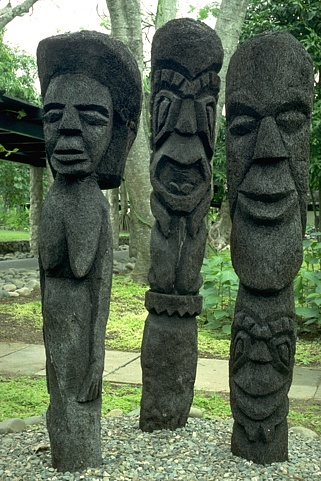
%> input picture prob_edge/data/images/101085.jpg, 321 x 481 px
$ octave --eval "result = edgeOrientedFilters(imread('data/images/101085.jpg'));"   (GNU Octave 9; MATLAB toolbox functions it lacks are replaced by stand-ins)
%> lines starting %> are read from the running program, lines starting %| are printed output that depends on the picture; in (x1, y1, x2, y2) boxes, pixels count from 0 and x2, y2 are one past the last pixel; in counts of white or black regions, pixels touching at a corner belong together; the program's own positions count from 1
### prob_edge/NormofGrad.m
function [Norm,angle]= NormofGrad(im, Sigma, thetaX,thetaY, Nx,Ny)


Nx2 =Nx;
Nx1=Nx2;
Ny2=Ny;
Ny1=Ny2;
Sigmay1=Sigma;
Sigmax2= Sigma;
Sigmax1=Sigmax2;
Sigmay2= Sigmay1;
thetaX=thetaY;
Theta2=thetaX;
Theta1=Theta2;

im_Red=im(:,:,1);
im_Green=im(:,:,2);
im_Blue=im(:,:,3);

%Calculate the gradient on x
filterx=d2dgauss(Nx1,Sigmax1,Nx2,Sigmax2,Theta1)

Ix_Red = conv2(im_Red,double(filterx),'same');
Ix_Green = conv2(im_Green,double(filterx),'same');
Ix_Blue = conv2(im_Blue,double(filterx),'same');figure(2);imshow(Ix_Blue);

% Caculate the gradient on y
filtery = d2dgauss(Ny1,Sigmay1,Ny2,Sigmay2,Theta2)

Iy_Red = conv2(im_Red,double(filtery),'same');
Iy_Green = conv2(im_Green,double(filtery),'same');
Iy_Blue = conv2(im_Blue,double(filtery),'same');

%Norm of Channeled Images
I_Red = sqrt(double(Ix_Red.^2+Iy_Red.^2));
I_Green = sqrt(double(Ix_Green.^2+Iy_Green.^2));
I_Blue = sqrt(double(Ix_Blue.^2+Iy_Blue.^2));
im_size=size(im)
%greatest = max(sum(I_Red), sum(I_Green), sum( I_Blue)) ;
theta_Red = atan2(Iy_Red,Ix_Red);
theta_Green = atan2(Iy_Green,Ix_Green);
theta_Blue = atan2(Iy_Blue,Ix_Blue);

for i=1:im_size(1)
        for j=1:im_size(2)
            if (I_Red(i,j)> I_Green(i,j)) && (I_Red(i,j)>I_Blue(i,j))
                angle(i,j)=theta_Red(i,j);
            else if (I_Green(i,j)> I_Red(i,j)) && (I_Green(i,j)>I_Blue(i,j))
                angle(i,j)=theta_Green(i,j);

                else
                    angle(i,j)=theta_Blue(i,j);
                end
            end
        end

    end


% Get Final norm of gradient
Norm= sqrt(double(I_Red.^2 + I_Green.^2 + I_Blue.^2));

end

### prob_edge/d2dgauss.m
function h = d2dgauss(n1,sigma1,n2,sigma2,theta)
r=[cos(theta) -sin(theta);
   sin(theta)  cos(theta)];
for i = 1 : n2
    for j = 1 : n1
        u = r * [j-(n1+1)/2 i-(n2+1)/2]';
        h(i,j) = gauss(u(1),sigma1)*dgauss(u(2),sigma2);
    end
end
h = h / sqrt(sum(sum(abs(h).*abs(h))));
end

### prob_edge/orientedFilterMagnitude.m

function [mag, theta] = orientedFilterMagnitude(im)
    Sigma=1; % Standard deviaton for Gaussian Filter.
    [NormOfOrientation1,angle1]= NormofGrad(im, Sigma, pi/4,0,10,10); %Taking different orientations of filters
%> in NormofGrad, `theta_Red = atan2(Iy_Red,Ix_Red);`:
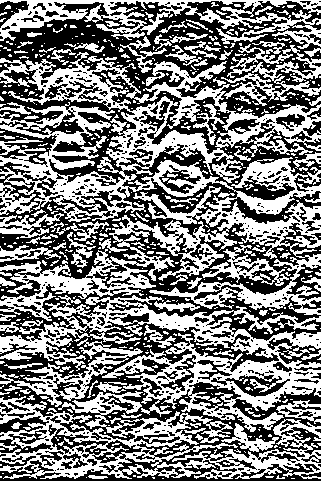
%> theta_Red: size 481x321 double; values -2.36 (black) and 0.785 (white), 49.6% white; 582 white regions (464 under 20 px), largest, box (x1, y1, x2, y2) and area: (0, 52, 321, 321) 31078, (0, 295, 321, 432) 13071, (0, 391, 321, 479) 10219
%> in NormofGrad, `theta_Green = atan2(Iy_Green,Ix_Green);`: theta_Green: size 481x321 double; values -2.36 (black) and 0.785 (white), 49.6% white; 585 white regions (478 under 20 px), largest, box (x1, y1, x2, y2) and area: (0, 136, 321, 334) 22239, (0, 296, 321, 452) 14983, (0, 49, 321, 177) 9188
%> in NormofGrad, `theta_Blue = atan2(Iy_Blue,Ix_Blue);`: theta_Blue: size 481x321 double; values -2.36 (black) and 0.785 (white), 49.1% white; 586 white regions (471 under 20 px), largest, box (x1, y1, x2, y2) and area: (0, 41, 321, 479) 57690, (0, 0, 321, 73) 4655, (14, 338, 144, 401) 1821
%> after the loop in NormofGrad, `for i=1:im_size(1)`: angle: size 481x321 double; values -2.36 (black) and 0.785 (white), 49.5% white; 594 white regions (482 under 20 px), largest, box (x1, y1, x2, y2) and area: (0, 49, 321, 334) 28068, (0, 295, 321, 452) 14657, (0, 395, 238, 479) 6368
    [NormOfOrientation2,angle2]= NormofGrad(im, Sigma, 0,pi/2, 10,10)
%> call 2 of NormofGrad, with Sigma = 1, thetaX = 0, thetaY = 1.57, Nx = 10, Ny = 10
%> in NormofGrad (call 2), `theta_Red = atan2(Iy_Red,Ix_Red);`: theta_Red: size 481x321 double; values -2.36 (black) and 0.785 (white), 50.6% white; 614 black regions (484 under 20 px), largest, box (x1, y1, x2, y2) and area: (192, 0, 321, 481) 22873, (102, 0, 221, 481) 16829, (0, 0, 116, 481) 15906
%> in NormofGrad (call 2), `theta_Green = atan2(Iy_Green,Ix_Green);`: theta_Green: size 481x321 double; values -2.36 (black) and 0.785 (white), 50.8% white; 640 black regions (510 under 20 px), largest, box (x1, y1, x2, y2) and area: (192, 0, 321, 481) 22456, (0, 37, 129, 481) 17058, (101, 0, 228, 481) 16549
%> in NormofGrad (call 2), `theta_Blue = atan2(Iy_Blue,Ix_Blue);`: theta_Blue: size 481x321 double; values -2.36 (black) and 0.785 (white), 50.4% white; 577 black regions (446 under 20 px), largest, box (x1, y1, x2, y2) and area: (95, 0, 321, 481) 44108, (0, 37, 129, 481) 16380, (26, 0, 116, 114) 3226
%> after the loop in NormofGrad (call 2), `for i=1:im_size(1)`:
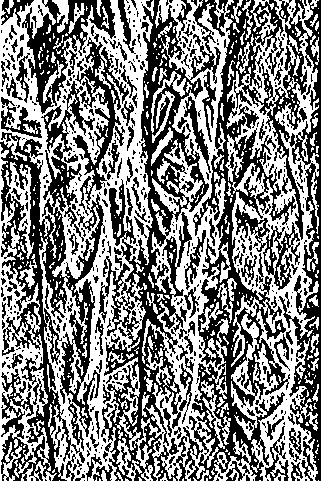
%> angle: size 481x321 double; values -2.36 (black) and 0.785 (white), 50.6% white; 607 black regions (464 under 20 px), largest, box (x1, y1, x2, y2) and area: (173, 0, 321, 481) 23923, (0, 37, 129, 481) 17704, (99, 0, 228, 481) 16850
    [NormOfOrientation3,angle3]= NormofGrad(im, Sigma, 0,pi/4, 10,10)
%> call 3 of NormofGrad, with Sigma = 1, thetaX = 0, thetaY = 0.785, Nx = 10, Ny = 10
%> in NormofGrad (call 3), `theta_Red = atan2(Iy_Red,Ix_Red);`: theta_Red: size 481x321 double; values -2.36 (black) and 0.785 (white), 49.7% white; 611 white regions (472 under 20 px), largest, box (x1, y1, x2, y2) and area: (0, 0, 284, 479) 42863, (206, 137, 320, 480) 12866, (0, 240, 49, 479) 4593
%> in NormofGrad (call 3), `theta_Green = atan2(Iy_Green,Ix_Green);`: theta_Green: size 481x321 double; values -2.36 (black) and 0.785 (white), 49.9% white; 603 white regions (462 under 20 px), largest, box (x1, y1, x2, y2) and area: (0, 0, 320, 479) 43744, (162, 138, 320, 479) 11522, (0, 239, 49, 479) 4628
%> in NormofGrad (call 3), `theta_Blue = atan2(Iy_Blue,Ix_Blue);`: theta_Blue: size 481x321 double; values -2.36 (black) and 0.785 (white), 49.4% white; 597 white regions (447 under 20 px), largest, box (x1, y1, x2, y2) and area: (0, 0, 243, 479) 43831, (157, 312, 320, 480) 7193, (231, 143, 320, 324) 6617
%> after the loop in NormofGrad (call 3), `for i=1:im_size(1)`:
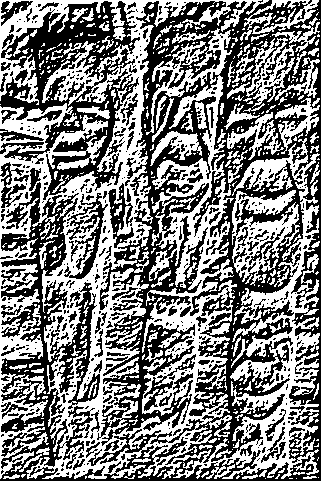
%> angle: size 481x321 double; values -2.36 (black) and 0.785 (white), 49.7% white; 593 white regions (461 under 20 px), largest, box (x1, y1, x2, y2) and area: (0, 0, 320, 479) 59750, (232, 190, 300, 286) 2825, (246, 38, 296, 108) 1197
    [NormOfOrientation4,angle4]= NormofGrad(im, Sigma, pi/4,pi/4, 10,10)
    mag_size= size(NormOfOrientation1);
    mag=NormOfOrientation1;
    theta=angle1;
    for i=1:mag_size(1)
        for j=1:mag_size(2)
            mag(i,j) = max(NormOfOrientation1(i,j),max(NormOfOrientation2(i,j),max(NormOfOrientation3(i,j),NormOfOrientation4(i,j))));
            theta(i,j)=max(angle1(i,j),max(angle2(i,j),max(angle3(i,j),angle4(i,j))));
        end
   end
end

### prob_edge/nonmax.m
function [im] = nonmax(im,theta)
% function [im] = nonmax(im,theta)
%
% Perform non-max suppression on im orthogonal to theta.  Theta can be
% a matrix providing a different theta for each pixel or a scalar
% proving the same theta for every pixel.
%
% David R. Martin <dmartin@eecs.berkeley.edu>
% March 2003

if numel(theta)==1,
  theta = theta .* ones(size(im));
end

% Do non-max suppression orthogonal to theta.
theta = mod(theta+pi/2,pi);

% The following diagram depicts the 8 cases for non-max suppression.
% Theta is valued in [0,pi), measured clockwise from the positive x
% axis.  The 'o' marks the pixel of interest, and the eight
% neighboring pixels are marked with '.'.  The orientation is divided
% into 8 45-degree blocks.  Within each block, we interpolate the
% image value between the two neighboring pixels.
%
%        .66.77.
%        5\ | /8
%        5 \|/ 8
%        .--o--.-----> x-axis
%        4 /|\ 1
%        4/ | \1
%        .33.22.
%           |
%           |
%           v
%         y-axis
%
% In the code below, d is always the distance from A, so the distance
% to B is (1-d).  A and B are the two neighboring pixels of interest
% in each of the 8 cases.  Note that the clockwise ordering of A and B
% changes from case to case in order to make it easier to compute d.

% Determine which pixels belong to which cases.
mask15 = ( theta>=0 & theta<pi/4 );
mask26 = ( theta>=pi/4 & theta<pi/2 );
mask37 = ( theta>=pi/2 & theta<pi*3/4 );
mask48 = ( theta>=pi*3/4 & theta<pi );

mask = ones(size(im));
[h,w] = size(im);
[ix,iy] = meshgrid(1:w,1:h);

% case 1
idx = find( mask15 & ix<w & iy<h);
idxA = idx + h;
idxB = idx + h + 1;
d = tan(theta(idx));
imI = im(idxA).*(1-d) + im(idxB).*d;
mask(idx(find(im(idx)<imI))) = 0;

% case 5
idx = find( mask15 & ix>1 & iy>1);
idxA = idx - h;
idxB = idx - h - 1;
d = tan(theta(idx));
imI = im(idxA).*(1-d) + im(idxB).*d;
mask(idx(find(im(idx)<imI))) = 0;

% case 2
idx = find( mask26 & ix<w & iy<h );
idxA = idx + 1;
idxB = idx + h + 1;
d = tan(pi/2-theta(idx));
imI = im(idxA).*(1-d) + im(idxB).*d;
mask(idx(find(im(idx)<imI))) = 0;

% case 6
idx = find( mask26 & ix>1 & iy>1 );
idxA = idx - 1;
idxB = idx - h - 1;
d = tan(pi/2-theta(idx));
imI = im(idxA).*(1-d) + im(idxB).*d;
mask(idx(find(im(idx)<imI))) = 0;

% case 3
idx = find( mask37 & ix>1 & iy<h );
idxA = idx + 1;
idxB = idx - h + 1;
d = tan(theta(idx)-pi/2);
imI = im(idxA).*(1-d) + im(idxB).*d;
mask(idx(find(im(idx)<imI))) = 0;

% case 7
idx = find( mask37 & ix<w & iy>1 );
idxA = idx - 1;
idxB = idx + h - 1;
d = tan(theta(idx)-pi/2);
imI = im(idxA).*(1-d) + im(idxB).*d;
mask(idx(find(im(idx)<imI))) = 0;

% case 4
idx = find( mask48 & ix>1 & iy<h );
idxA = idx - h;
idxB = idx - h + 1;
d = tan(pi-theta(idx));
imI = im(idxA).*(1-d) + im(idxB).*d;
mask(idx(find(im(idx)<imI))) = 0;

% case 8
idx = find( mask48 & ix<w & iy>1 );
idxA = idx + h;
idxB = idx + h - 1;
d = tan(pi-theta(idx));
imI = im(idxA).*(1-d) + im(idxB).*d;
mask(idx(find(im(idx)<imI))) = 0;

% apply mask
im = im .* mask;

### prob_edge/edgeOrientedFilters.m
function bmap = edgeOrientedFilters(im)
[mag, theta] = orientedFilterMagnitude(im);
%> after the loop in orientedFilterMagnitude, `for i=1:mag_size(1)`:
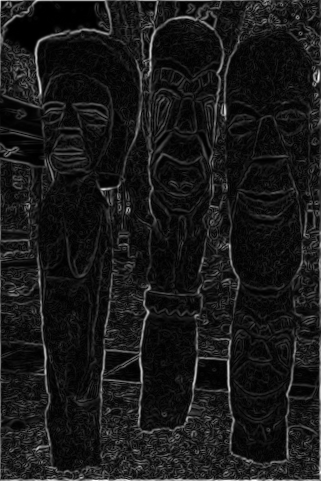
%> mag: size 481x321 double; min 2.16e-14, max 1118.9, mean 110.5; drawn with min black and max white
%> after the loop in orientedFilterMagnitude, `for i=1:mag_size(1)`:
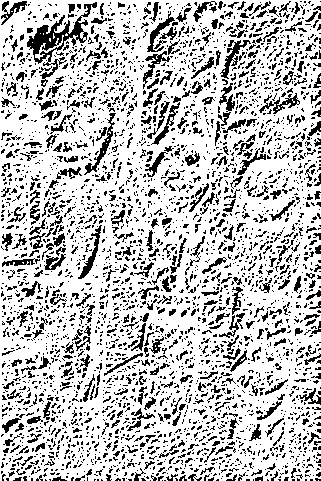
%> theta: size 481x321 double; values -2.36 (black) and 0.785 (white), 75.4% white; black in thin lines or dots
bmap=nonmax(mag,theta);
%> in nonmax, `theta = mod(theta+pi/2,pi);`: theta: size 481x321 double; every value is 2.36
%> in nonmax, `mask15 = ( theta>=0 & theta<pi/4 );`: mask15: size 481x321 logical; every value is 0
%> in nonmax, `mask48 = ( theta>=pi*3/4 & theta<pi );`: mask48: size 481x321 logical; every value is 1
%> in nonmax, `idx = find( mask15 & ix<w & iy<h);`: idx = []
%> in nonmax, `mask(idx(find(im(idx)<imI))) = 0;`: mask: size 481x321 double; every value is 1
%> in nonmax, `idx = find( mask48 & ix>1 & iy<h );`: idx = 153600 values from 482 to 154400
%> in nonmax, `mask(idx(find(im(idx)<imI))) = 0;`:
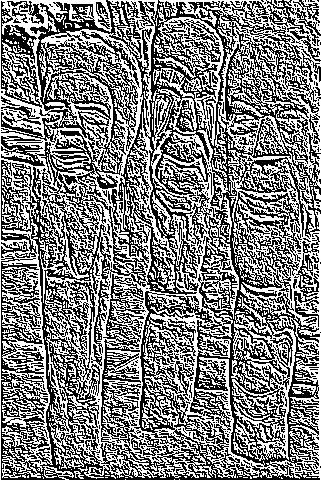
%> mask: size 481x321 double; values 0 (black) and 1 (white), 50.4% white; black in thin lines or dots
%> in nonmax, `idx = find( mask48 & ix<w & iy>1 );`: idx = 153600 values from 2 to 153920
%> in nonmax, `mask(idx(find(im(idx)<imI))) = 0;`:
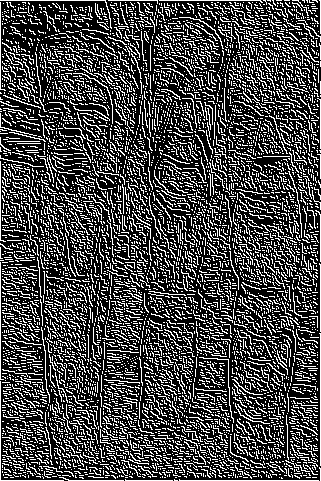
%> mask: size 481x321 double; values 0 (black) and 1 (white), 27.5% white in thin lines or dots
end

$ run again, on prob_edge/data/images/101087.jpg
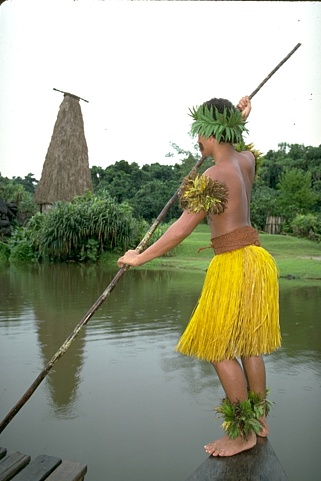
%> input picture prob_edge/data/images/101087.jpg, 321 x 481 px
%> theta_Red: size 481x321 double; values -2.36 (black) and 0.785 (white), 34.5% white; 706 white regions (545 under 20 px), largest, box (x1, y1, x2, y2) and area: (0, 106, 259, 369) 13148, (69, 173, 321, 354) 11421, (0, 0, 321, 41) 3358
%> theta_Green: size 481x321 double; values -2.36 (black) and 0.785 (white), 33.6% white; 727 white regions (576 under 20 px), largest, box (x1, y1, x2, y2) and area: (0, 139, 321, 367) 18884, (135, 199, 321, 279) 5037, (0, 0, 321, 18) 3403
%> theta_Blue: size 481x321 double; values -2.36 (black) and 0.785 (white), 34.8% white; 656 white regions (504 under 20 px), largest, box (x1, y1, x2, y2) and area: (0, 113, 321, 367) 16788, (156, 251, 321, 400) 8030, (68, 271, 202, 350) 4095
%> theta_Red: size 481x321 double; values -2.36 (black) and 0.785 (white), 57.4% white; 571 black regions (435 under 20 px), largest, box (x1, y1, x2, y2) and area: (1, 0, 321, 481) 49327, (212, 249, 248, 362) 1330, (30, 367, 67, 430) 915
%> theta_Green: size 481x321 double; values -2.36 (black) and 0.785 (white), 57.8% white; 600 black regions (447 under 20 px), largest, box (x1, y1, x2, y2) and area: (118, 91, 267, 481) 19515, (225, 0, 321, 481) 17287, (1, 79, 143, 430) 13083
%> theta_Blue: size 481x321 double; values -2.36 (black) and 0.785 (white), 57.3% white; 561 black regions (429 under 20 px), largest, box (x1, y1, x2, y2) and area: (0, 0, 321, 481) 52516, (119, 332, 157, 481) 1569, (1, 273, 17, 340) 421
%> theta_Red: size 481x321 double; values -2.36 (black) and 0.785 (white), 51.4% white; 375 black regions (296 under 20 px), largest, box (x1, y1, x2, y2) and area: (0, 0, 321, 481) 68234, (1, 304, 46, 334) 333, (86, 314, 186, 335) 255
%> theta_Green: size 481x321 double; values -2.36 (black) and 0.785 (white), 51.4% white; 375 black regions (295 under 20 px), largest, box (x1, y1, x2, y2) and area: (0, 0, 321, 481) 67395, (112, 180, 181, 236) 982, (58, 155, 87, 199) 326
%> theta_Blue: size 481x321 double; values -2.36 (black) and 0.785 (white), 51.6% white; 364 black regions (278 under 20 px), largest, box (x1, y1, x2, y2) and area: (0, 1, 321, 481) 65132, (124, 176, 180, 249) 950, (0, 233, 40, 291) 635
%> after the loop in orientedFilterMagnitude, `for i=1:mag_size(1)`:
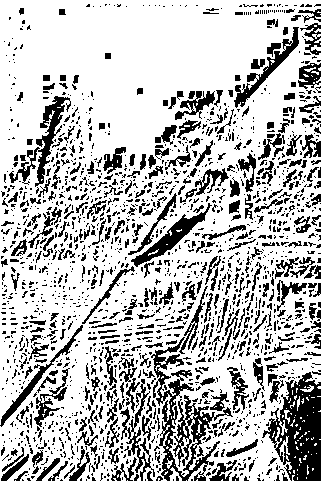
%> theta: size 481x321 double; values -2.36 (black) and 0.785 (white), 73.7% white; 1870 black regions (1515 under 20 px), largest, box (x1, y1, x2, y2) and area: (262, 372, 321, 481) 3519, (151, 337, 233, 481) 3051, (9, 96, 71, 187) 1254
%> mask15: size 481x321 logical; every value is 0
%> mask48: size 481x321 logical; every value is 1
%> in nonmax, `idx = find( mask15 & ix<w & iy<h);`: idx = []
%> in nonmax, `idx = find( mask48 & ix>1 & iy<h );`: idx = 153600 values from 482 to 154400
%> in nonmax, `idx = find( mask48 & ix<w & iy>1 );`: idx = 153600 values from 2 to 153920
%> in nonmax, `mask(idx(find(im(idx)<imI))) = 0;`:
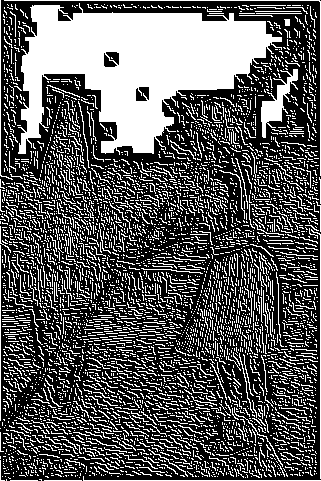
%> mask: size 481x321 double; values 0 (black) and 1 (white), 34.9% white; 5455 white regions (5248 under 20 px), largest, box (x1, y1, x2, y2) and area: (18, 3, 282, 155) 21030, (261, 69, 298, 138) 859, (4, 0, 321, 176) 492

$ run again, on prob_edge/data/images/103070.jpg
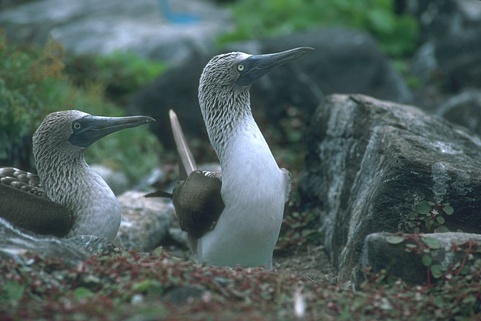
%> input picture prob_edge/data/images/103070.jpg, 481 x 321 px
%> theta_Red: size 321x481 double; values -2.36 (black) and 0.785 (white), 46.5% white; 455 white regions (316 under 20 px), largest, box (x1, y1, x2, y2) and area: (0, 44, 385, 269) 21015, (0, 0, 481, 74) 12227, (117, 229, 481, 319) 10092
%> theta_Green: size 321x481 double; values -2.36 (black) and 0.785 (white), 45.5% white; 437 white regions (306 under 20 px), largest, box (x1, y1, x2, y2) and area: (0, 45, 385, 270) 20257, (118, 229, 481, 319) 9827, (0, 0, 481, 48) 7579
%> theta_Blue: size 321x481 double; values -2.36 (black) and 0.785 (white), 46.1% white; 429 white regions (304 under 20 px), largest, box (x1, y1, x2, y2) and area: (0, 0, 481, 143) 16107, (0, 64, 238, 264) 12428, (118, 229, 481, 319) 10858
%> theta_Red: size 321x481 double; values -2.36 (black) and 0.785 (white), 49.6% white; 391 white regions (275 under 20 px), largest, box (x1, y1, x2, y2) and area: (0, 0, 163, 321) 23465, (160, 0, 282, 282) 11065, (260, 0, 417, 321) 11057
%> theta_Green: size 321x481 double; values -2.36 (black) and 0.785 (white), 49.5% white; 364 white regions (265 under 20 px), largest, box (x1, y1, x2, y2) and area: (158, 0, 412, 321) 23753, (0, 0, 160, 321) 19230, (313, 92, 479, 321) 11621
%> theta_Blue: size 321x481 double; values -2.36 (black) and 0.785 (white), 49.8% white; 351 white regions (257 under 20 px), largest, box (x1, y1, x2, y2) and area: (108, 0, 405, 321) 25007, (0, 0, 168, 321) 19290, (316, 92, 479, 321) 11903
%> theta_Red: size 321x481 double; values -2.36 (black) and 0.785 (white), 47.6% white; 414 white regions (292 under 20 px), largest, box (x1, y1, x2, y2) and area: (0, 0, 480, 319) 45243, (66, 44, 314, 303) 10786, (350, 239, 479, 319) 3321
%> theta_Green: size 321x481 double; values -2.36 (black) and 0.785 (white), 47.1% white; 413 white regions (301 under 20 px), largest, box (x1, y1, x2, y2) and area: (0, 0, 480, 319) 43933, (110, 44, 313, 287) 9851, (13, 246, 110, 319) 1860
%> theta_Blue: size 321x481 double; values -2.36 (black) and 0.785 (white), 47.5% white; 417 white regions (301 under 20 px), largest, box (x1, y1, x2, y2) and area: (0, 0, 480, 319) 58336, (103, 45, 186, 112) 1174, (216, 229, 277, 294) 1061
%> mask15: size 321x481 logical; every value is 0
%> mask48: size 321x481 logical; every value is 1
%> in nonmax, `idx = find( mask15 & ix<w & iy<h);`: idx = []
%> in nonmax, `idx = find( mask48 & ix>1 & iy<h );`: idx = 153600 values from 322 to 154400
%> in nonmax, `idx = find( mask48 & ix<w & iy>1 );`: idx = 153600 values from 2 to 154080
%> in nonmax, `mask(idx(find(im(idx)<imI))) = 0;`:
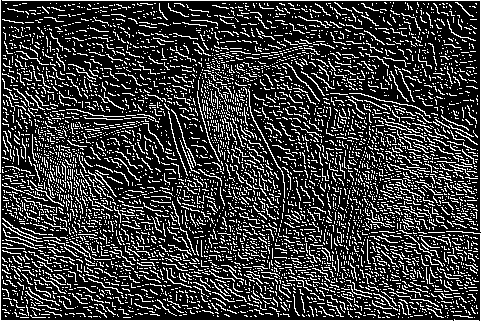
%> mask: size 321x481 double; values 0 (black) and 1 (white), 22.3% white in thin lines or dots
